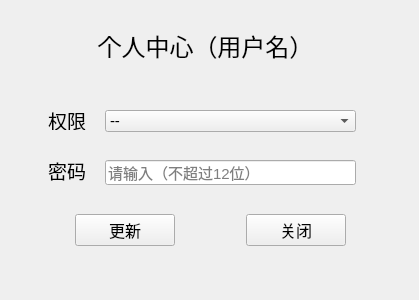
<?xml version="1.0" encoding="UTF-8"?>
<ui version="4.0">
 <class>Page_PersonalCenter</class>
 <widget class="QWidget" name="Page_PersonalCenter">
  <property name="geometry">
   <rect>
    <x>0</x>
    <y>0</y>
    <width>419</width>
    <height>300</height>
   </rect>
  </property>
  <property name="windowTitle">
   <string>个人中心</string>
  </property>
  <widget class="QWidget" name="widget" native="true">
   <property name="geometry">
    <rect>
     <x>10</x>
     <y>200</y>
     <width>401</width>
     <height>61</height>
    </rect>
   </property>
   <layout class="QHBoxLayout" name="horizontalLayout">
    <item>
     <widget class="QPushButton" name="bin_update">
      <property name="maximumSize">
       <size>
        <width>100</width>
        <height>16777215</height>
       </size>
      </property>
      <property name="font">
       <font>
        <pointsize>12</pointsize>
       </font>
      </property>
      <property name="text">
       <string>更新</string>
      </property>
     </widget>
    </item>
    <item>
     <widget class="QPushButton" name="bin_exit">
      <property name="maximumSize">
       <size>
        <width>100</width>
        <height>16777215</height>
       </size>
      </property>
      <property name="font">
       <font>
        <pointsize>12</pointsize>
       </font>
      </property>
      <property name="text">
       <string>关闭</string>
      </property>
     </widget>
    </item>
   </layout>
  </widget>
  <widget class="QWidget" name="widget_3" native="true">
   <property name="geometry">
    <rect>
     <x>15</x>
     <y>70</y>
     <width>401</width>
     <height>121</height>
    </rect>
   </property>
   <widget class="QLabel" name="label_2">
    <property name="geometry">
     <rect>
      <x>-30</x>
      <y>40</y>
      <width>101</width>
      <height>20</height>
     </rect>
    </property>
    <property name="font">
     <font>
      <pointsize>14</pointsize>
     </font>
    </property>
    <property name="text">
     <string>权限</string>
    </property>
    <property name="alignment">
     <set>Qt::AlignRight|Qt::AlignTrailing|Qt::AlignVCenter</set>
    </property>
   </widget>
   <widget class="QWidget" name="widget_4" native="true">
    <property name="geometry">
     <rect>
      <x>-30</x>
      <y>60</y>
      <width>376</width>
      <height>61</height>
     </rect>
    </property>
    <widget class="QLineEdit" name="le_password">
     <property name="geometry">
      <rect>
       <x>120</x>
       <y>30</y>
       <width>251</width>
       <height>25</height>
      </rect>
     </property>
     <property name="maximumSize">
      <size>
       <width>251</width>
       <height>16777215</height>
      </size>
     </property>
     <property name="font">
      <font>
       <pointsize>11</pointsize>
      </font>
     </property>
     <property name="maxLength">
      <number>12</number>
     </property>
     <property name="echoMode">
      <enum>QLineEdit::Normal</enum>
     </property>
     <property name="placeholderText">
      <string>请输入（不超过12位）</string>
     </property>
    </widget>
    <widget class="QLabel" name="label_3">
     <property name="geometry">
      <rect>
       <x>-20</x>
       <y>30</y>
       <width>121</width>
       <height>21</height>
      </rect>
     </property>
     <property name="font">
      <font>
       <pointsize>14</pointsize>
      </font>
     </property>
     <property name="text">
      <string>密码</string>
     </property>
     <property name="alignment">
      <set>Qt::AlignRight|Qt::AlignTrailing|Qt::AlignVCenter</set>
     </property>
    </widget>
   </widget>
   <widget class="QComboBox" name="cb_auth">
    <property name="geometry">
     <rect>
      <x>90</x>
      <y>40</y>
      <width>251</width>
      <height>22</height>
     </rect>
    </property>
    <property name="font">
     <font>
      <pointsize>11</pointsize>
     </font>
    </property>
    <item>
     <property name="text">
      <string>--</string>
     </property>
    </item>
    <item>
     <property name="text">
      <string>管理员</string>
     </property>
    </item>
    <item>
     <property name="text">
      <string>采购员</string>
     </property>
    </item>
    <item>
     <property name="text">
      <string>其他用户</string>
     </property>
    </item>
   </widget>
  </widget>
  <widget class="QWidget" name="widget_2" native="true">
   <property name="geometry">
    <rect>
     <x>10</x>
     <y>10</y>
     <width>381</width>
     <height>80</height>
    </rect>
   </property>
   <widget class="QLabel" name="lib_title">
    <property name="geometry">
     <rect>
      <x>-10</x>
      <y>10</y>
      <width>411</width>
      <height>51</height>
     </rect>
    </property>
    <property name="font">
     <font>
      <pointsize>18</pointsize>
     </font>
    </property>
    <property name="text">
     <string>个人中心（用户名）</string>
    </property>
    <property name="alignment">
     <set>Qt::AlignCenter</set>
    </property>
   </widget>
  </widget>
 </widget>
 <resources/>
 <connections/>
</ui>
